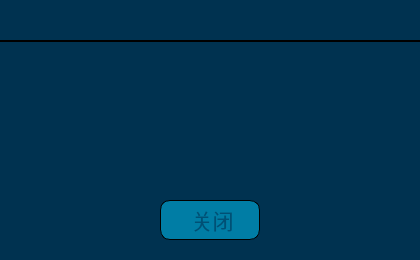
<?xml version="1.0" encoding="UTF-8"?>
<ui version="4.0">
 <class>InfoBox</class>
 <widget class="QDialog" name="InfoBox">
  <property name="geometry">
   <rect>
    <x>0</x>
    <y>0</y>
    <width>420</width>
    <height>260</height>
   </rect>
  </property>
  <property name="windowTitle">
   <string>Dialog</string>
  </property>
  <property name="styleSheet">
   <string notr="true">QDialog{
border:2px solid rgb(0, 50, 80);
border-radius:0px;
background-color: rgb(0, 50, 80);
}
QToolButton{
font: 16pt &quot;微软雅黑&quot;;
color: rgb(0, 80, 117);
border:1px solid rgb(0, 0, 0);
border-radius:10px;
background-color: rgb(0, 125, 165);
}
QToolButton:hover{
font: 16pt &quot;微软雅黑&quot;;
color:rgb(79, 229, 219);
}
QLabel{
font: 16pt &quot;微软雅黑&quot;;
color: rgb(255, 255, 255);
background-color: rgb(0, 50, 80);
}
</string>
  </property>
  <widget class="QToolButton" name="pBtn_ok">
   <property name="geometry">
    <rect>
     <x>160</x>
     <y>200</y>
     <width>100</width>
     <height>40</height>
    </rect>
   </property>
   <property name="font">
    <font>
     <family>微软雅黑</family>
     <pointsize>16</pointsize>
     <weight>50</weight>
     <italic>false</italic>
     <bold>false</bold>
    </font>
   </property>
   <property name="text">
    <string> 关闭</string>
   </property>
   <property name="icon">
    <iconset resource="../image.qrc">
     <normaloff>:/Image/delDev.png</normaloff>:/Image/delDev.png</iconset>
   </property>
   <property name="iconSize">
    <size>
     <width>30</width>
     <height>30</height>
    </size>
   </property>
   <property name="toolButtonStyle">
    <enum>Qt::ToolButtonTextBesideIcon</enum>
   </property>
  </widget>
  <widget class="QLabel" name="lb_context">
   <property name="geometry">
    <rect>
     <x>5</x>
     <y>55</y>
     <width>410</width>
     <height>100</height>
    </rect>
   </property>
   <property name="font">
    <font>
     <family>微软雅黑</family>
     <pointsize>16</pointsize>
     <weight>50</weight>
     <italic>false</italic>
     <bold>false</bold>
    </font>
   </property>
   <property name="styleSheet">
    <string notr="true"/>
   </property>
   <property name="text">
    <string/>
   </property>
   <property name="alignment">
    <set>Qt::AlignCenter</set>
   </property>
   <property name="wordWrap">
    <bool>true</bool>
   </property>
  </widget>
  <widget class="QLabel" name="lb_title">
   <property name="geometry">
    <rect>
     <x>0</x>
     <y>0</y>
     <width>420</width>
     <height>40</height>
    </rect>
   </property>
   <property name="styleSheet">
    <string notr="true">font: 16pt &quot;微软雅黑&quot;;
color: rgb(255, 255, 255);
background-color: rgb(0, 50, 80);</string>
   </property>
   <property name="text">
    <string/>
   </property>
   <property name="alignment">
    <set>Qt::AlignCenter</set>
   </property>
  </widget>
  <widget class="Line" name="line">
   <property name="geometry">
    <rect>
     <x>0</x>
     <y>40</y>
     <width>420</width>
     <height>2</height>
    </rect>
   </property>
   <property name="styleSheet">
    <string notr="true">background-color: rgb(0, 0, 0);</string>
   </property>
   <property name="orientation">
    <enum>Qt::Horizontal</enum>
   </property>
  </widget>
 </widget>
 <resources>
  <include location="../image.qrc"/>
 </resources>
 <connections/>
</ui>
